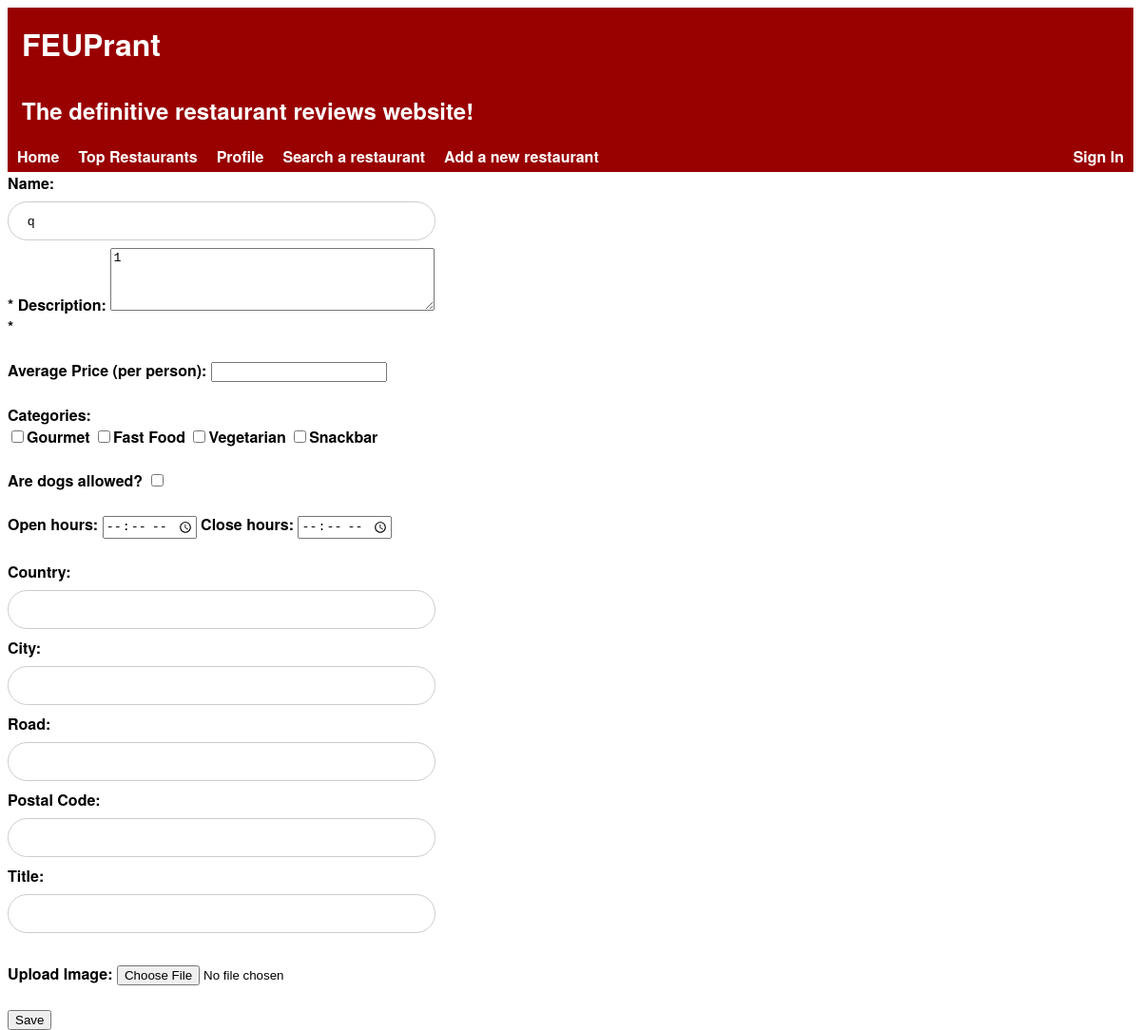
/pages/edit_restaurant.php?idRestaurant=6, run on an earlier commit of the app's database.
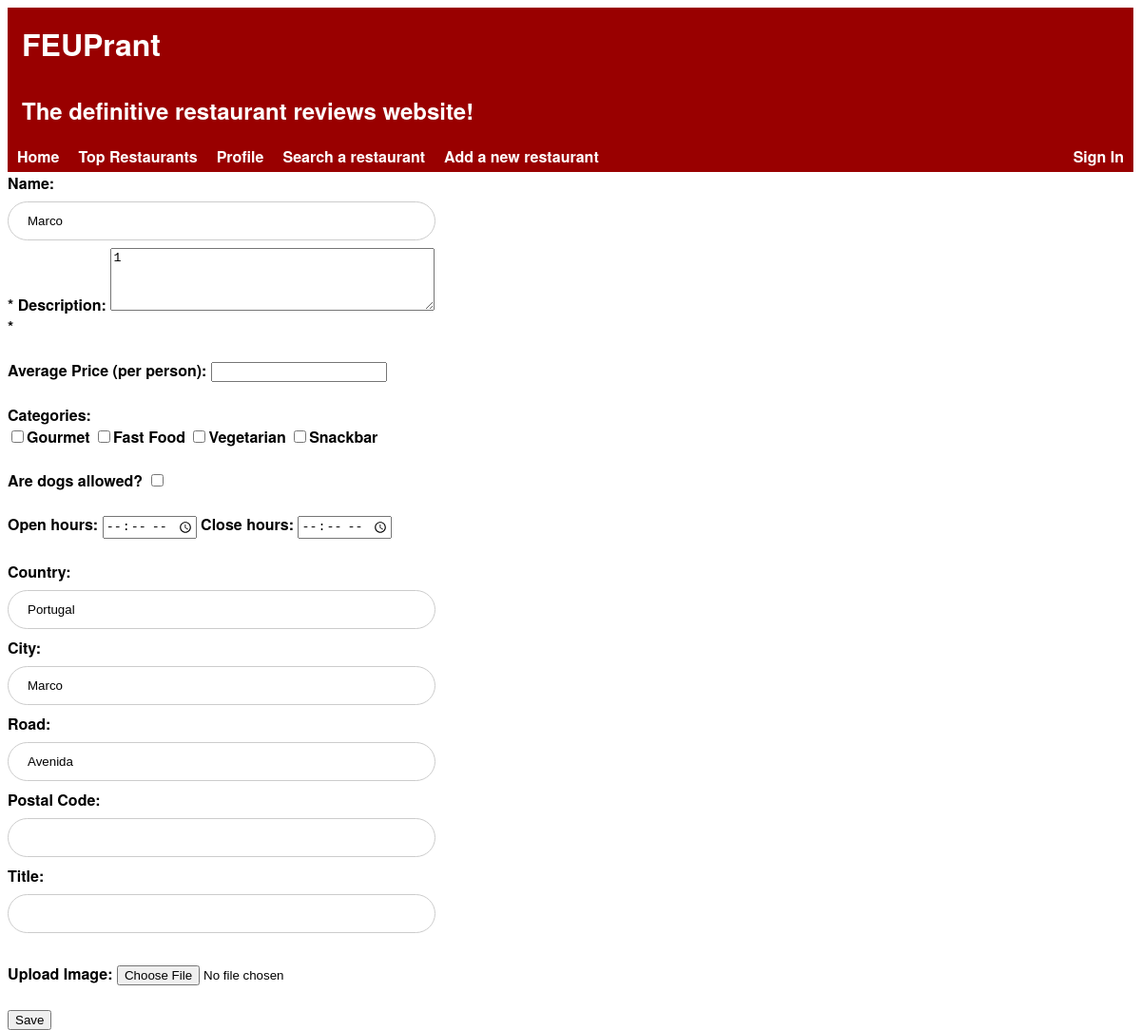
And on a later commit of the database.
### tables this page shows
CREATE TABLE Restaurant(
    idRestaurant        INTEGER PRIMARY KEY AUTOINCREMENT,
    name                STRING NOT NULL,
    description         STRING NOT NULL,
    score               FLOAT NOT NULL,

    idOwner             INTEGER REFERENCES User(idUser),
    idRestaurantInfo    INTEGER REFERENCES RestaurantInfo(idRestaurantInfo)
);

CREATE TABLE Localization(
    idLocalization      INTEGER PRIMARY KEY AUTOINCREMENT,
    country             STRING,
    city                STRING,
    road                STRING,
    postalCode          STRING
);

### pages/edit_restaurant.php (called while the page is built, shortened)
<?php
    include_once('../database/connection.php');
    include_once('../database/db_restaurants.php');
    include_once('../database/db_restaurants_info.php');
    include_once('../database/db_localization.php');
    $restaurant = getRestaurantById($_GET['idRestaurant']);
    include_once('../templates/header.php');
    include_once('../templates/edit_restaurant.php');
?>

### database/db_restaurants.php (called while the page is built, shortened)
<?php
    function getRestaurantById($idRestaurant) {
        global $db;
        $stmt = $db->prepare('SELECT * FROM Restaurant WHERE idRestaurant = :id');
        $stmt->bindParam(':id', $idRestaurant);
        $stmt->execute();
        return $stmt->fetch();
    }
?>

### database/db_restaurants_info.php (called while the page is built, shortened)
<?php
    function getInfoById($idRestaurantInfo) {
        global $db;
        $stmt = $db->prepare('SELECT * FROM RestaurantInfo WHERE idRestaurantInfo = :id');
        $stmt->bindParam(':id', $idRestaurantInfo);
        $stmt->execute();
        return $stmt->fetch();
    }
?>

### database/db_localization.php (called while the page is built, shortened)
<?php
    function getLocalizationById($idLocalization) {
        global $db;
        $stmt = $db->prepare('SELECT * FROM Localization WHERE idLocalization = :id');
        $stmt->bindParam(':id', $idLocalization);
        $stmt->execute();
        return $stmt->fetch();
    }
?>

### templates/edit_restaurant.php (the view, shortened to what this page needs)
<?php
    $info = getInfoById($restaurant['idRestaurantInfo']);
    $localization = getLocalizationById($info['idLocalization']);
?>
<form id="form-component" action="../database/action_edit_restaurant.php" method="post" enctype="multipart/form-data">
    <label>Name: </label> <input type="text" name="name" required="required" value=<?=$restaurant['name']?>> *
    <label>Description: </label><textarea name="description" required="required" rows="4" cols="40"><?=$restaurant['description']?></textarea> *
	<br><br>
    <label>Average Price (per person): </label> <input type="number" name="price" min="0" value=<?=$info['price']?>>
	<br><br>
    <label>Categories: </label>
	<br>
    <input type="checkbox" name="categories" value="Gourmet">Gourmet
    <input type="checkbox" name="categories" value="FastFood">Fast Food
    <input type="checkbox" name="categories" value="Vegetarian">Vegetarian
	<input type="checkbox" name="categories" value="Snackbar">Snackbar
	<br><br>
    <label>Are dogs allowed? </label><input type="checkbox" name="dogAllowed" value="true">
	<br><br>
    <label>Open hours: </label><input type="time" name="openHours" value=<?=$info['openHours']?>>
    <label>Close hours: </label><input type="time" name="closeHours" value=<?=$info['closeHours']?>>
	<br><br>
    <label>Country: </label> <input type="text" name="country" value=<?=$localization['country']?>>
    <label>City: </label> <input type="text" name="city" value=<?=$localization['city']?>>
    <label>Road: </label> <input type="text" name="road" value=<?=$localization['road']?>>
    <label>Postal Code: </label> <input type="text" name="postalCode" value=<?=$localization['postalCode']?>>
    <label>Title: </label> <input type="text" name="title">
	<br><br>
    <label>Upload Image: </label> <input type="file" name="image">
	<br><br>
    <input type="submit" value="Save">
</form>

What changed in the data, as far as the page shows it:
changed restaurant: name "q" → "Marco"
now on this page (row edited): localization: country "Portugal"
Also different on the page:
form field city: (not shown) → "Marco"
form field road: (not shown) → "Avenida"
